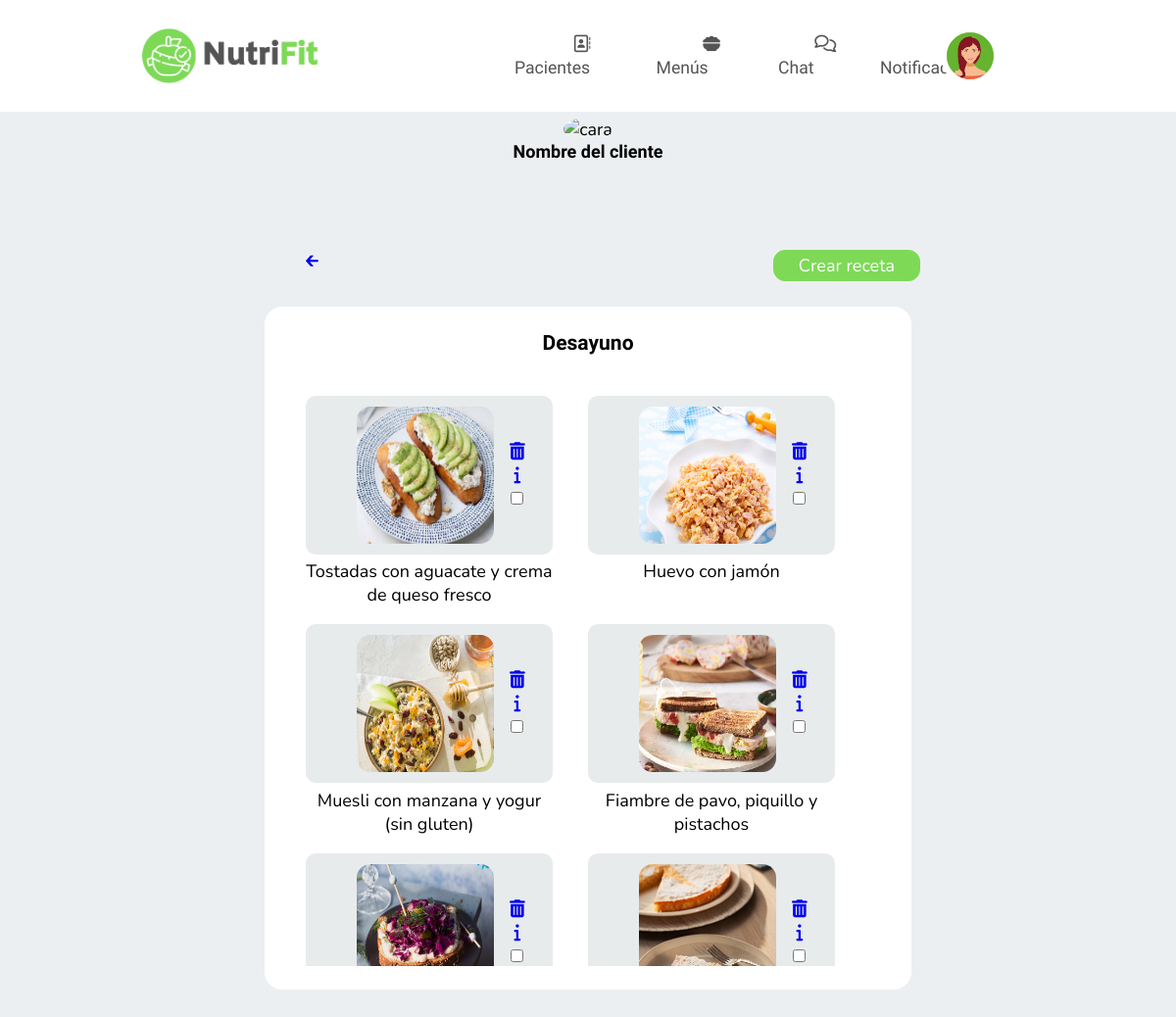
Page /views/receta_categoria_desayuno_nutri.php (signed in) on the committed database.
### tables this page shows
CREATE TABLE `receta` (
  `ID` int(11) NOT NULL,
  `nombre_receta` varchar(45) NOT NULL,
  `tiempo_ejecucion` int(100) NOT NULL,
  `complejidad` set('facil','intermedio','complejo') NOT NULL,
  `tipo_comida` set('desayuno','media_mañana','almuerzo','merienda','cena') NOT NULL,
  `ingredientes` text NOT NULL,
  `preparacion` text NOT NULL,
  `calorias` int(3) NOT NULL,
  `carbohidratos` int(3) NOT NULL,
  `proteinas` int(3) NOT NULL,
  `grasas` int(3) NOT NULL,
  `foto` varchar(200) NOT NULL
);

### views/receta_categoria_desayuno_nutri.php (the view, shortened to what this page needs)
<!DOCTYPE html>
<html lang="en">
<head>
    <link rel="stylesheet" href="../css/style.css">
</head>
<body id="bodyMenuSemanal">
    <header>
        <a href="index_nutricionista.php" id="logo"><img src="../img/3.png"></a>
        <nav>
            <ul id="menu">
                <li><a href="index_nutricionista.php"><i class="fa-regular fa-address-book"></i> Pacientes</a></li>
                <li><a href="nutricionista_menu.php"><i class="fa-solid fa-bowl-food"></i> Menús</a></li>
                <li><a href="#"><i class="fa-regular fa-comments"></i> Chat</a></li>
                <li><a href="#"><i class="fa-regular fa-bell"></i> Notificaciones</a></li>
            </ul>
        </nav>
        <div id="user">
            <div id="profile" onclick="menuToggle();">
                <img src="../img/icon.png">
            </div>
        </div>
    </header>
    <br>
    <br>
    <br>
    <br>
    <div class="contBlan3">
        <div class="centrarContenidoPerfil">
            <img src="../img/icon1.jpg" alt="cara" />
            <h4>Nombre del cliente</h4>
        </div>
        <div class="cabeza">
        <a href="menu_semanal_nutri_cliente.php">🡰</a>
            <div class="semanaSiguiente">
                <button class="buton" onclick="crearReceta()">Crear receta</button>
            </div>
        </div>
    </div>
    <div class="contBlan4">
        <h3>Desayuno</h3>
        <br>
     <div class="scrollY">
        <div class="carrousel3">
            <?php
            $db = new Database();
            $conexion = $db->connect();
            $sql=$conexion->query("select * from receta where tipo_comida='desayuno'");
            while ($datos = $sql->fetchObject()){ ?>
                <div class="elemento">
                    <div class="plato2">
                    <img id="imgNombreComidas" src="<?= $datos->foto?>" alt="">
                        <div id="check">
                        <a href="receta_categoria_desayuno_nutri.php?ID=<?= $datos->ID ?>"><i class="fa-solid fa-trash-can"></i></a>
                        <a href="receta_plato_nutricionista.php?ID=<?= $datos->ID ?>" id="dietacliente"><i class="fa-solid fa-info"></i></a>
                        <input type="checkbox" id="dietaclientein">
                        </div>
                    </div>
                    <p><?= $datos->nombre_receta?></p>
                </div>
                <?php }
                ?>
        </div>
    </div>
</body>
</html>

### rows in the picture
receta: foto (picture), nombre_receta "Tostadas con aguacate y crema de queso fresco"
receta: foto (picture), nombre_receta "Huevo con jamón"
receta: foto (picture), nombre_receta "Muesli con manzana y yogur (sin gluten)"
receta: foto (picture), nombre_receta "Fiambre de pavo, piquillo y pistachos"
receta: foto (picture)
receta: foto (picture)
